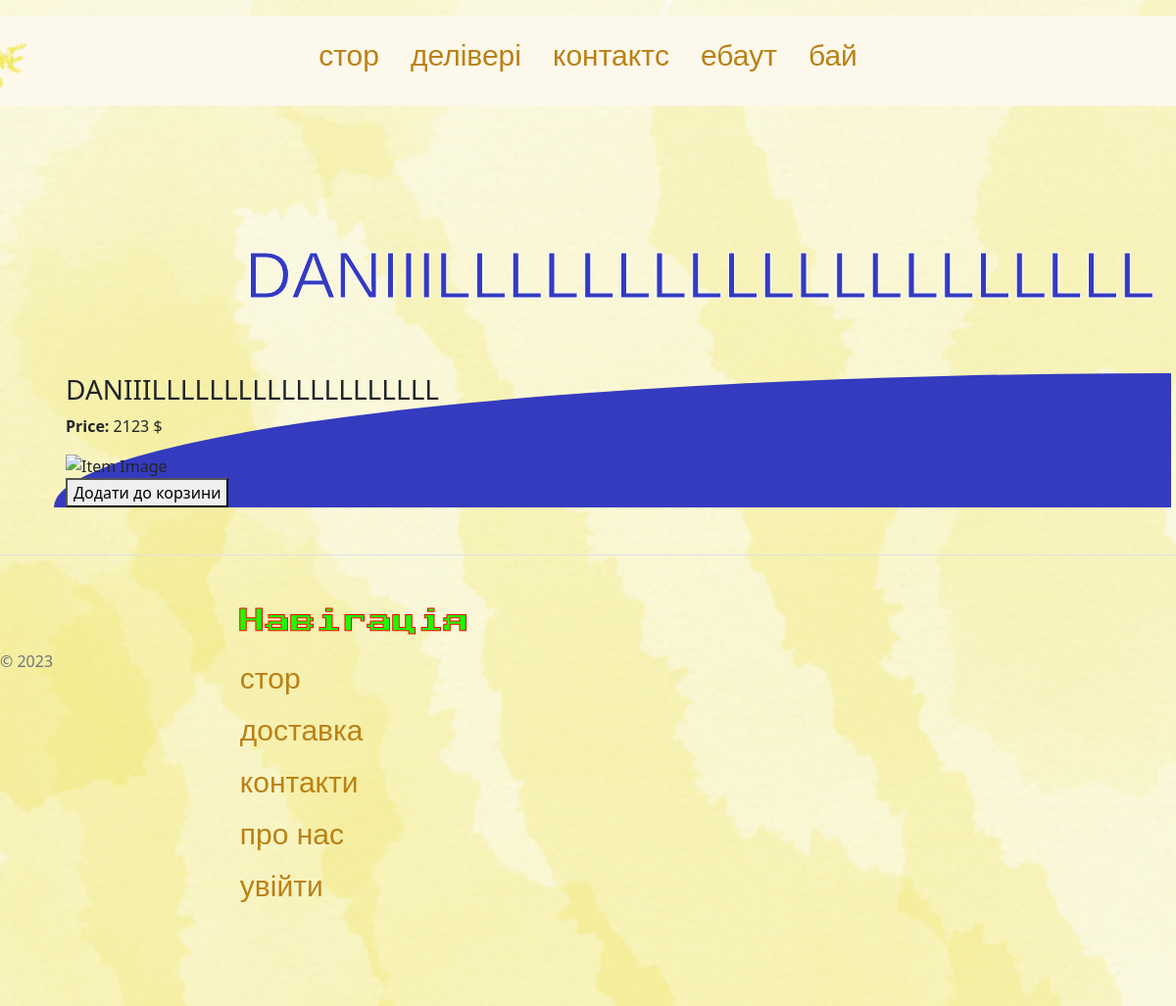
The page /store/1 on the database as committed earlier.
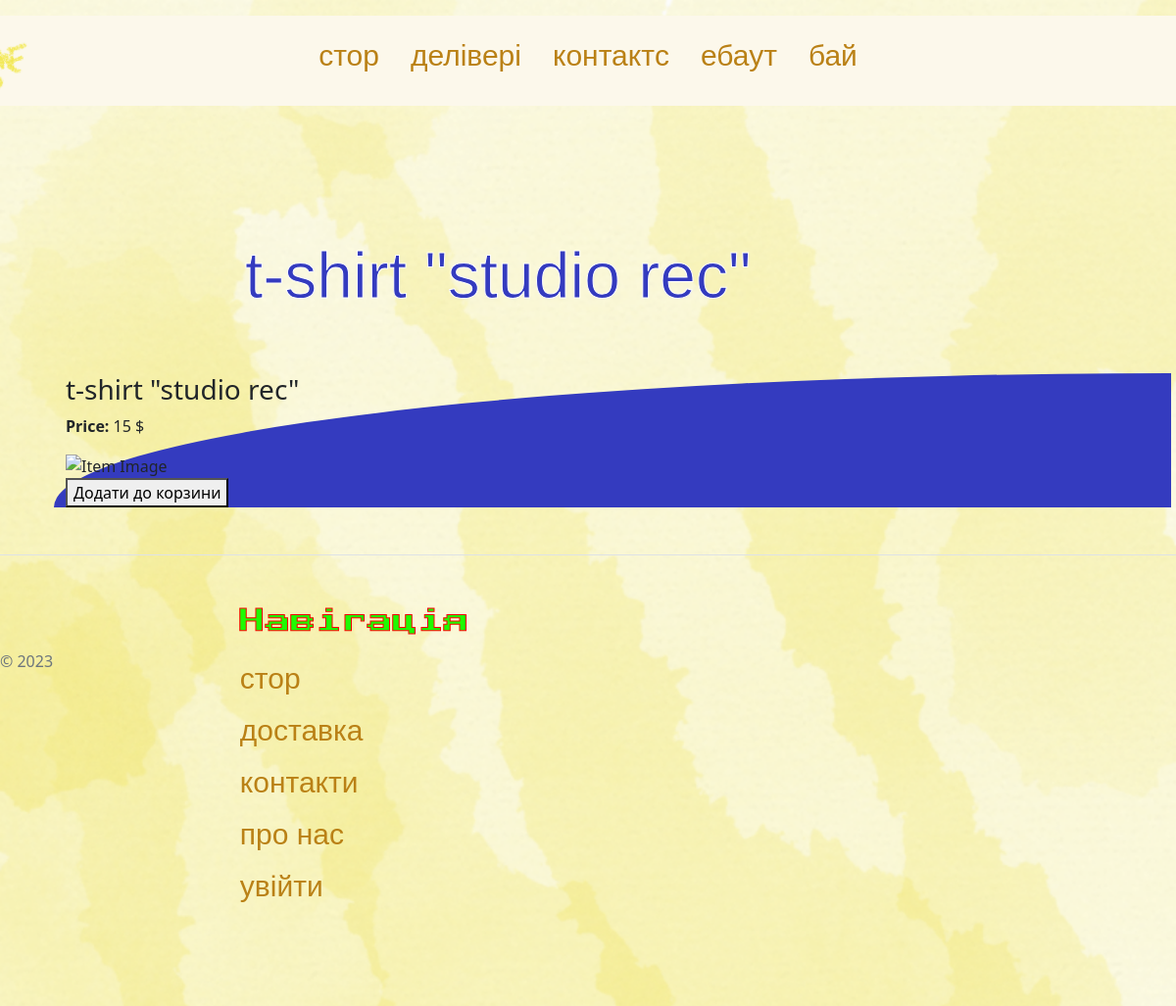
The same page on the database as committed later.
### soundstudio.py (models this page shows)
class Item(db.Model):
    id = db.Column(db.Integer, primary_key=True)
    name = db.Column(db.String(100), nullable=False)
    size = db.Column(db.String(20), nullable=False)
    price = db.Column(db.Integer, nullable=False)
    quantity = db.Column(db.String(5), nullable=False)
    file = db.Column(db.LargeBinary)

### soundstudio.py (the view)
@app.route('/store/<int:id>')
def store_detail(id):
    item = Item.query.get(id)  # Зчитування всіх записів з таблиці Items
    return render_template('showroom/item.html', item=item)

### templates/showroom/item.html (shortened to what this page needs)
{% extends 'base_showroom.html' %}
{% block body %}
<p class="font-for-titles">{{item.name}}</p>
<div class="container">
    <div class="item">
        <h3>{{ item.name }}</h3>
        <p><strong>Price:</strong> {{ item.price }} $</p>
        <img src="{{ url_for('get_image', filename=item.id) }}" alt="Item Image">
          <form action="{{ url_for('add_to_cart', item_id=item.id) }}" method="POST">
    <button type="submit">Додати до корзини</button>
  </form>
    </div>
</div>
{% endblock %}

### templates/base_showroom.html (shortened to what this page needs)
<!DOCTYPE html>
<html lang="en">
<head>
    <link rel="stylesheet" href="{{ url_for('static', filename='css/showroom.css') }}">
    <link rel="stylesheet" href="https://cdn.jsdelivr.net/npm/bootstrap@5.2.3/dist/css/bootstrap.min.css">
</head>
<body>
    <header class="d-flex justify-content-center py-3">
        <div class="logo-top">
<a href="/"><img src="{{ url_for('static', filename='img/showroom/flythone_clo_logo.png') }}" alt="" width="152" height="92"></a>
      </div>
        <div class="topnavbar">
            <ul class="nav nav-pills">
        <li class="nav-item"><a href="/store" class="nav-link" aria-current="page">стор</a></li>
        <li class="nav-item"><a href="/delivery_showroom" class="nav-link">делiверi</a></li>
        <li class="nav-item"><a href="/contacts_showroom" class="nav-link">контактc</a></li>
        <li class="nav-item"><a href="/about_showroom" class="nav-link">ебаут</a></li>
                <li class="nav-item"><a href="/cart" class="nav-link">бай</a></li>
            </ul>
            </div>
    </header>
        <div class="main-content">
    {% block body %}{% endblock %}
        </div>
    <footer class="row row-cols-1 row-cols-sm-2 row-cols-md-5 py-5 my-5 border-top">
        <div class="col mb-3">
          <a href="/" class="d-flex align-items-center mb-3 link-dark text-decoration-none">
            <svg class="bi me-2" width="40" height="32"><use xlink:href="#bootstrap"></use></svg>
          </a>
          <p class="text-muted">© 2023</p>
        </div>
        <div class="col mb-3">
          <p class="font-for-eq">Навігація</p>
          <ul class="nav flex-column">
            <li class="nav-item mb-2"><a href="/store" class="nav-link p-0 text-muted-#0a33b0">стор</a></li>
            <li class="nav-item mb-2"><a href="/delivery_showroom" class="nav-link p-0 text-muted-#0a33b0">доставка</a></li>
            <li class="nav-item mb-2"><a href="/contacts_showroom" class="nav-link p-0 text-muted-#0a33b0">контакти</a></li>
            <li class="nav-item mb-2"><a href="/about_showroom" class="nav-link p-0 text-muted-#0a33b0">про нас</a></li>
              {% if session['is_admin'] %}
              <li class="nav-item mb-2"><a href="/add_item" class="nav-link p-0 text-muted-#0a33b0">додати товар</a></li>
              <li class="nav-item mb-2"><a href="/logout" class="nav-link p-0 text-muted-#0a33b0">вийти</a></li>
              {% else %}
              <li class="nav-item mb-2"><a href="/login_showroom" class="nav-link p-0 text-muted-#0a33b0">увійти</a></li>
            {% endif %}
          </ul>
        </div>
      </footer>
</body>
</html>

### static/css/showroom.css (style rules this page uses)
body { background: blue; }
.main-content { margin-left: 50px; margin-top: 200px; }
.topnavbar { float: "left"; margin-right: 0; margin-top: 10px; position: fixed; background-color: 0; font-size: 19px; font-family: 'Rampart One', sans-serif; height: 195px; }
.logo-top { position: fixed; background-color: #fcf8eb; float: left; margin-right: 5px; padding-right: 80rem!important; border-radius: 14px; }
.font-for-eq { font-size: 26px; font-family: 'Press Start 2P', sans-serif; color: #1ffa02; -webkit-text-stroke: 1px red; }
.font-for-titles { font-size: 66px; font-family: 'Rampart One', sans-serif; color: #343BBF; -webkit-text-stroke: 1px white; margin-left: 200px; margin-bottom: 50px; }
.nav-link { font-family: 'Rampart One', sans-serif; font-size: 1px; }
a.nav-link { font-size: 30px; color: #ba8116; }
.container { max-width: 100%; height: 100%; background: #343BBF; border-radius: 100% 0 0 0; display: flex; flex-wrap: wrap; justify-content: space-between; }

### templates/base_showroom.html (style rules this page uses)
body { background-image: url("static/img/showroom/showroom bg.png"); background-repeat: no-repeat; background-size: cover; }

Rows that differ between the two databases and show on the page:
changed Item: name "DANIIILLLLLLLLLLLLLLLLLLLL" → "t-shirt \"studio rec\""; price "2123" → "15"
